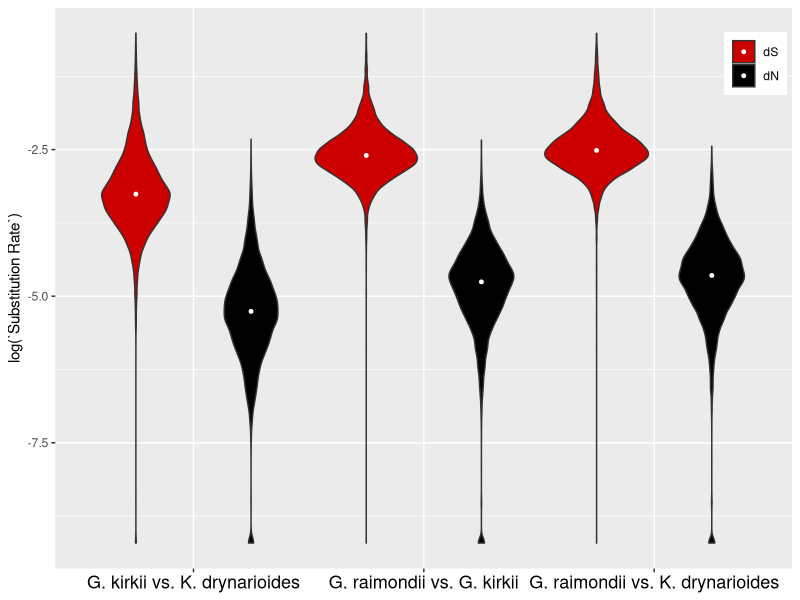

Write the R code that produced this figure.

library("ggplot2")
library("dplyr")
library("reshape2")

######
#Read Data
######

DF <- read.csv("final_dNdS.csv", header = TRUE)


######
#Pruning
######

clusters <- dim(DF)[1] / 3
DF$X <- rep(1:clusters, each=3)
DF$`Species Comparison` <- as.factor(rep(c("G. raimondii vs. G. kirkii", "G. raimondii vs. K. drynarioides", "G. kirkii vs. K. drynarioides"), clusters))

filtered <- !(DF$X %in% DF[DF$dS > 0.6,]$X)
DF <- DF[filtered,]




######
#Dating
######

groups <- DF %>% group_by(`Species Comparison`)
summary.table <- summarize(groups, Mean = mean(dS), StDev = sd(dS), Median = median(dS))

palms.time <- 0.0000000026
brassica.time <- 0.000000015

Gossypioides.Kokia.time = c(summary.table[[1,4]] / (2*brassica.time) /1000000, summary.table[[1,4]] / (2*palms.time) /1000000)
Gossypium.Gossypioides.time = c(summary.table[[2,4]] / (2*brassica.time) /1000000, summary.table[[2,4]] / (2*palms.time) /1000000)
Gossypium.Kokia.time = c(summary.table[[3,4]] / (2*brassica.time) /1000000, summary.table[[3,4]] / (2*palms.time) /1000000)
Divergence.table <- rbind(Gossypioides.Kokia.time, Gossypium.Gossypioides.time, Gossypium.Kokia.time)
colnames(Divergence.table) <- c("Brassica Estimate", "Palms Estimate")


######
#Plotting
######
png("Figure_dNdS.png", 5000, 5000, pointsize=12, res=600)
Df.melted <- melt(DF, id.vars = "Species Comparison", measure.vars = c("dS", "dN"))
colnames(Df.melted)[3] <- c("Substitution Rate")


p <- ggplot(Df.melted, aes(x=`Species Comparison`, y = log(`Substitution Rate`), fill=variable)) + geom_violin(position = position_dodge(1)) + 
  theme(legend.position = c(0.95,0.9), legend.title = element_blank(), axis.title.x = element_blank(), axis.text.x = element_text(color = "black", size = 13)) 
p + stat_summary(fun.y=median, geom="point", size=1, color="white", position = position_dodge(1)) + scale_fill_manual(values = c("red3", "black"))

dev.off()
